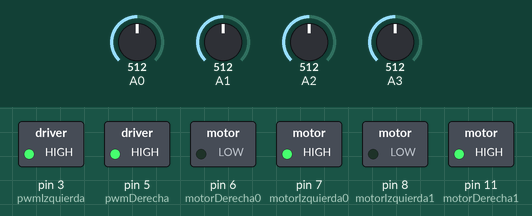
A sketch run on a simulated Arduino Uno, built with avr-gcc and run on an emulated ATmega328P. Shown: switched loads named in the sketch (green lamp = pin HIGH). The test bench sets the inputs (shaded band); at power-on: A0 = 512, A1 = 512, A2 = 512, A3 = 512. What the sketch prints to the serial monitor is not drawn.

Above: at 0.3 s.
At 1.6 s:
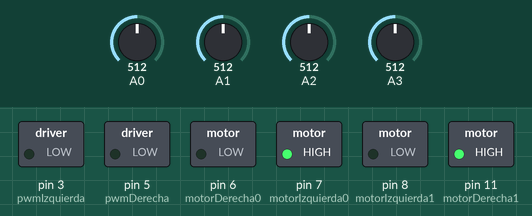
Timing chart, 0 to 3.0 s (numbered marks = the images above):
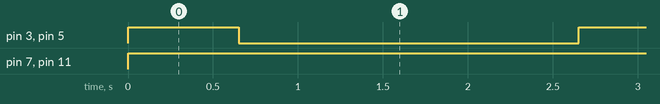

Measured:
- by itself, pin 3 (pwmIzquierda), pin 5 (pwmDerecha): alternates HIGH for 0.65 s and LOW for 2.0 s
- by itself, pin 7 (motorIzquierda0), pin 11 (motorDerecha1): LOW → HIGH at 0.00 s

The sketch:

Distancia_1.ino
```cpp
int motorDerecha0 = 6;
int motorDerecha1 = 11;
int pwmDerecha = 5;
int motorIzquierda0 = 7;
int motorIzquierda1 = 8;
int pwmIzquierda= 3;
int ProximidadDerecho;
int ProximidadIzquierdo;
int PisoIzquierdo;
int PisoDerecho;


void setup()
{
  // put your setup code here, to run once:
  Serial.begin(9600);
  pinMode(motorDerecha0,OUTPUT);
  pinMode(motorDerecha1,OUTPUT);
  pinMode(pwmDerecha, OUTPUT);
  pinMode(motorIzquierda0,OUTPUT);
  pinMode(motorIzquierda1,OUTPUT);
  pinMode(pwmIzquierda, OUTPUT);
}
void atras()
{
digitalWrite(motorDerecha0, HIGH);
digitalWrite(motorDerecha1, LOW);
digitalWrite(pwmDerecha, HIGH);
digitalWrite(motorIzquierda0, HIGH);
digitalWrite(motorIzquierda1, LOW);
digitalWrite(pwmIzquierda, HIGH);
}
void adelante()
{
digitalWrite(motorDerecha0, LOW);
digitalWrite(motorDerecha1, HIGH);
digitalWrite(pwmDerecha, HIGH);
digitalWrite(motorIzquierda0, LOW);
digitalWrite(motorIzquierda1, HIGH);
digitalWrite(pwmIzquierda, HIGH);
}
void detenido()
{
digitalWrite(pwmDerecha, LOW);
digitalWrite(pwmIzquierda, LOW);
}
void giroderecha()
{
digitalWrite(motorDerecha0, LOW);
digitalWrite(motorDerecha1, HIGH);
digitalWrite(pwmDerecha, HIGH);
digitalWrite(motorIzquierda0, HIGH);
digitalWrite(motorIzquierda1, LOW);
digitalWrite(pwmIzquierda, HIGH);
}
void giroizquierda()
{
digitalWrite(motorDerecha0, HIGH);
digitalWrite(motorDerecha1, LOW);
digitalWrite(pwmDerecha, HIGH);
digitalWrite(motorIzquierda0, LOW);
digitalWrite(motorIzquierda1, HIGH);
digitalWrite(pwmIzquierda, HIGH);
}

void loop()
{
  // put your main code here, to run repeatedly:
  ProximidadDerecho = analogRead(A0);
  ProximidadIzquierdo = analogRead(A1);
  PisoDerecho = analogRead(A2);
  PisoIzquierdo = analogRead(A3);
  //adelante();
    /*if(PisoDerecho > 490 || PisoIzquierdo > 350)
  {
  atras();
  delay(200);
  giroderecha();
  delay(200);
  }*/

  giroderecha();
  delay(650);
  detenido();
  delay(1000);
  //Imprimir datos
  Serial.print("Sensor 1: ");
  Serial.println(ProximidadDerecho);
  Serial.print("Sensor 2: ");
  Serial.println(ProximidadIzquierdo);
  delay(1000);
}
```
